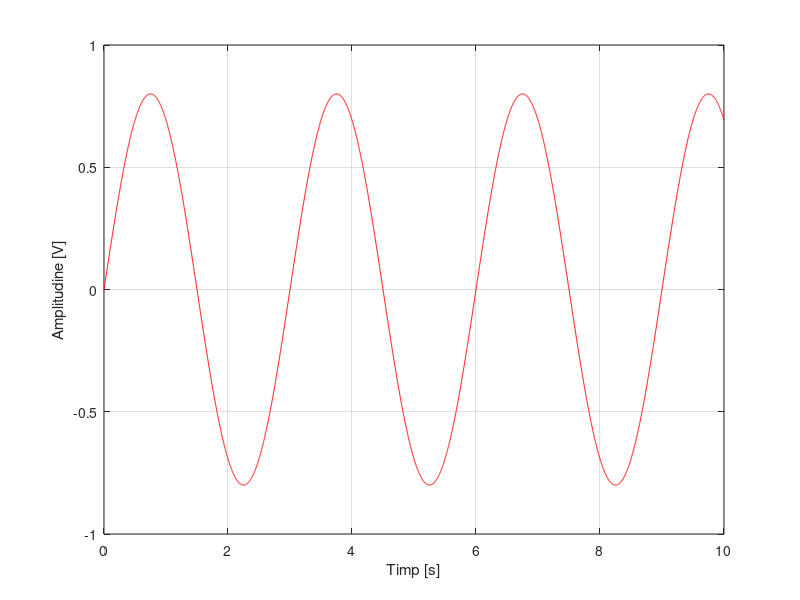
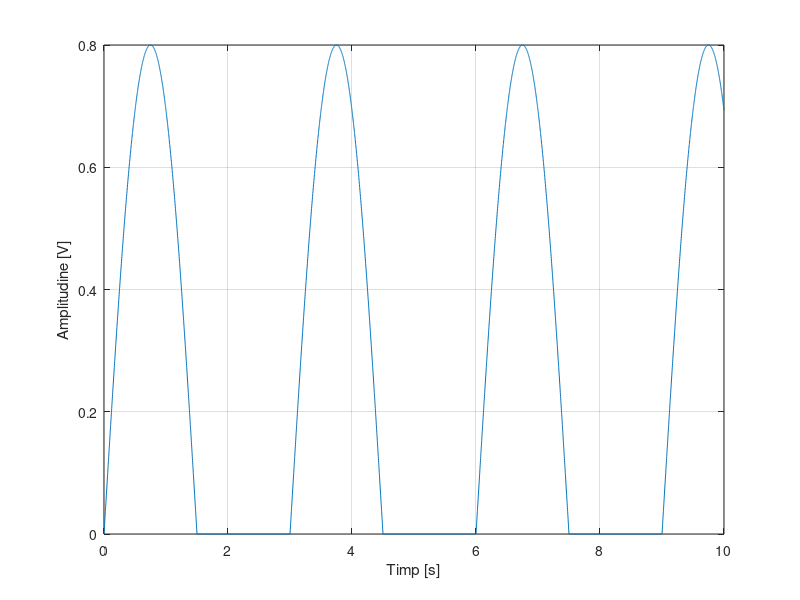
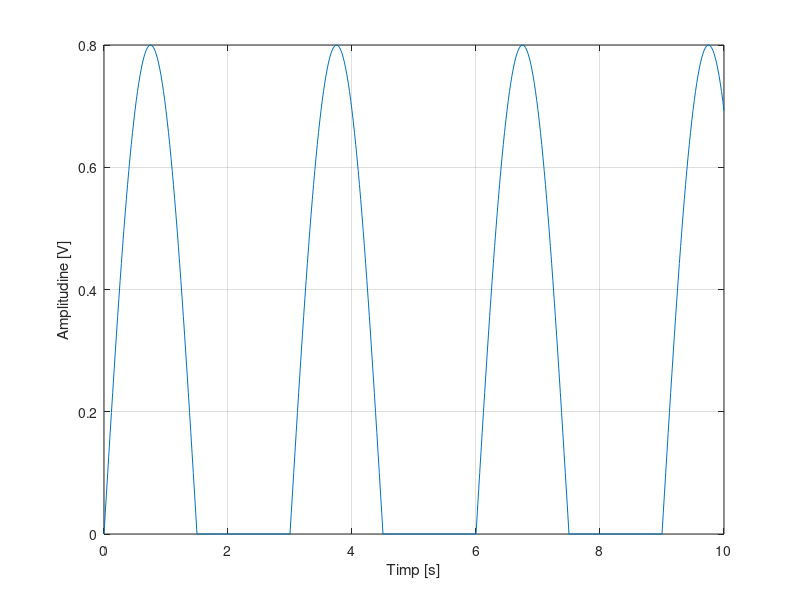
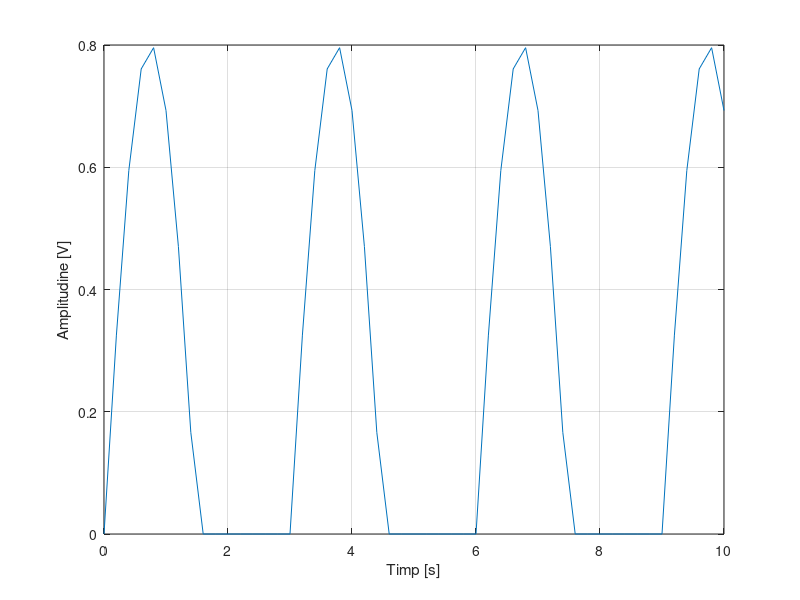

Reproduce these figures in MATLAB, in order.
%creeaza semnalul initial de frecventa F=1/3 Hz si amplitudine A=0.8
%rezolutie 2ms
F = 1/3;
t = 0:0.002:10;
s = 0.8*sin(2*pi*F*t);
%afiseaza semnalul initial intreg, neredresat
h=figure;
set(h,'name','T1_4_neredresat_rez2ms','numbertitle','off')
plot(t,s,'-r'),xlabel('Timp [s]'), ylabel('Amplitudine [V]'),grid
%elimina portiunile negative ale semnalului si afiseaza forma finala
s(s<=0)=0;
h=figure;
set(h,'name','T1_4_redresat_monoalternanta_rez2ms','numbertitle','off')
plot(t,s,'-'),xlabel('Timp [s]'), ylabel('Amplitudine [V]'),grid


%creeaza semnalul initial de frecventa F=1/3 Hz si amplitudine A=0.8
%rezolutie 20ms
F = 1/3;
t = 0:0.02:10;
s = 0.8*sin(2*pi*F*t);
%elimina portiunile negative ale semnalului si afiseaza forma finala
s(s<=0)=0;
h=figure;
set(h,'name','T1_4_redresat_monoalternanta_rez20ms','numbertitle','off')
plot(t,s,'-'),xlabel('Timp [s]'), ylabel('Amplitudine [V]'),grid


%creeaza semnalul initial de frecventa F=1/3 Hz si amplitudine A=0.8
%rezolutie 200ms
F = 1/3;
t = 0:0.2:10;
s = 0.8*sin(2*pi*F*t);
%elimina portiunile negative ale semnalului si afiseaza forma finala
s(s<=0)=0;
h=figure;
set(h,'name','T1_4_redresat_monoalternanta_rez200ms','numbertitle','off')
plot(t,s,'-'),xlabel('Timp [s]'), ylabel('Amplitudine [V]'),grid


%punem in acelasi sistem de coordoate si semnalul neredresat (initia;), si
%pe cel redresat monoalternanta, pentru a observa diferenta
t = 0:0.002:10;
s = 0.8*sin(2*pi*F*t);
s1=s;
s(s<=0)=0;
h=figure;
set(h,'name','T1_4_redresat_monoalternanta_rez2ms_COMPARATIE','numbertitle','off')
plot(t,s,'.b','DisplayName', 'redresat'),xlabel('Timp [s]'), ylabel('Amplitudine [V]'),grid
hold on
plot(t,s1,'-r','Displayname', 'neredresat'),xlabel('Timp [s]'), ylabel('Amplitudine [V]'),grid
hold off
legend('show')
